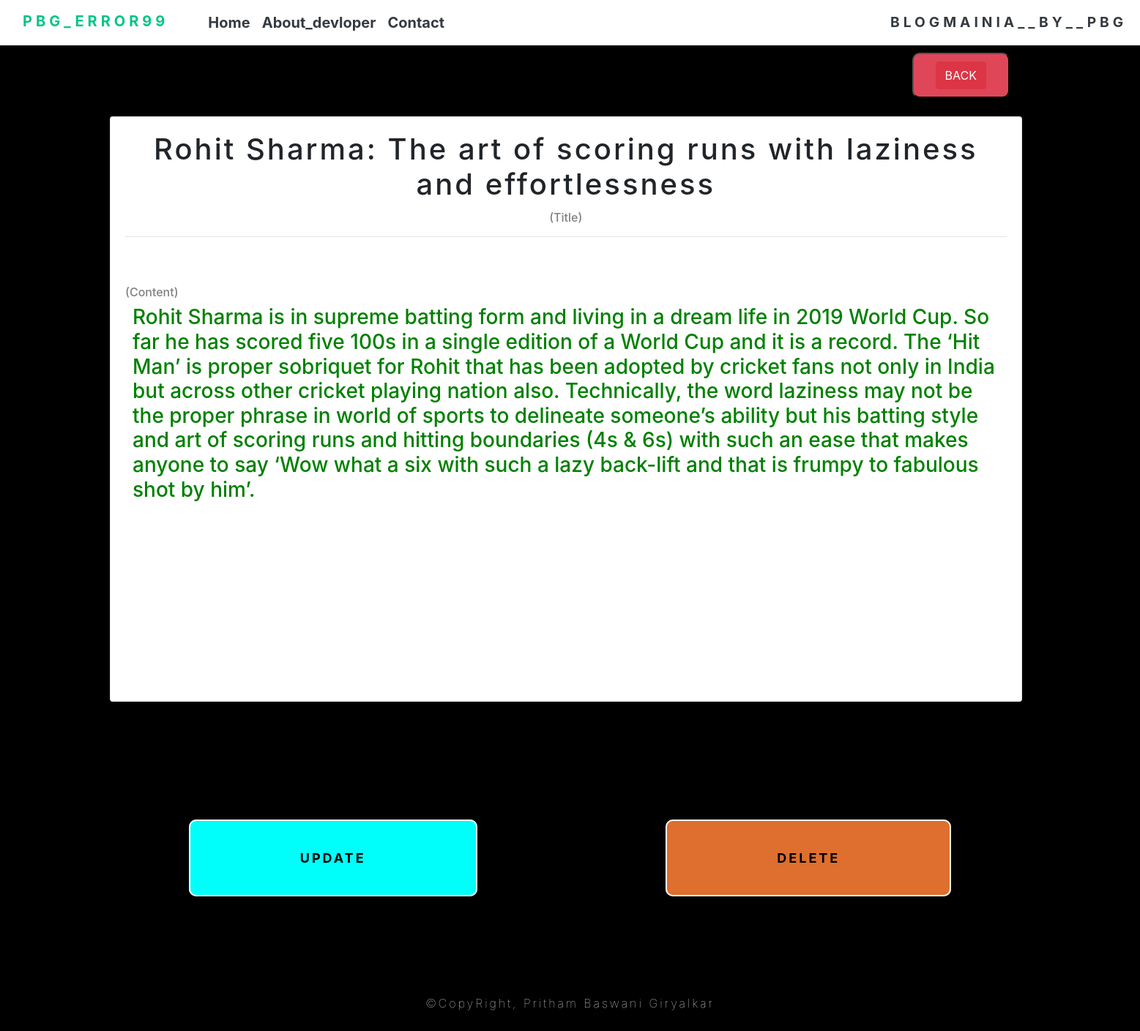
Screenshot of /blog/32 with the database file from the repository.
### blog/models.py (models this page shows, shortened)
class Article(models.Model):
    title = models.CharField(max_length=120)
    content = models.TextField()
    active = models.BooleanField(default = True)

### blog/views.py (the view)
# urls.py: path('<int:id>', ArticleDetailView.as_view() , name = 'article-detail'),
class ArticleDetailView(DetailView):
    template_name = 'articles/article_detail.html'
    def get_object(self):
        id_ = self.kwargs.get('id')
        return get_object_or_404(Article , id=id_)

### template/articles/article_detail.html (shortened to what this page needs)
{% extends 'home.html' %}
{% block content %}
<div class="container-20">
    <form action="../">
        <button class="btn-back">
            <input type="submit" value="BACK" class="btn btn-danger">
        </button>
    </form>
    <div class="card" style="width: 80vw; height: 100vh;">
        <div class="card-body">
            <h1 class="card-title" style="letter-spacing: 3px;">{{ object.title }}</h1>
            <h6 class="card-title" style="color: grey;">(Title)</h6>
            <hr>
            <h6 class="card-t" style="color: grey;">(Content)</h6>
            <h3 class="card-text">{{ object.content }}</h3>
        </div>
    </div>
    <div class="buttons">
        <div>
            <div class="but">
                <a href="/blog/{{ object.id }}/update" class="yepseclass noways">UPDATE</a><br>
            </div>
        </div>
        <div>
            <div class="but">
                <a href="/blog/{{ object.id }}/delete" class="yepseclass ">DELETE</a><br>
            </div>
        </div>
    </div>
</div>
<p class="foot">©CopyRight, Pritham Baswani Giryalkar </p>
{% endblock %}

### template/articles/article_detail.html (style rules this page uses)
body { background-color: black; }
.container-20 { width: 100vw; }
.card { margin-left: 150px; margin-top: 25px; }
.card-text { color: green; }
.card-title { text-align: center; }
.card-t { padding-top: 50px; }
.card-text { padding: 0px 10px; height: 70vh; }
.foot { text-align: center; background-color: black; color: white; margin-top: 0px; padding-top: 0px; padding-bottom: 10px; font-weight: 50; letter-spacing: 3px; animation: Foot 3s linear 0s infinite alternate; }
.btn-back { margin-top: 10px; padding: 10px; border-radius: 10px; padding-left: 30px; padding-right: 30px; margin-left: 80vw; background-color: rgb(223, 71, 89); color: black; }
.buttons { margin-top: 200px; width: 100vw; height: 200px; display: flex; flex-direction: row; justify-content: space-evenly; }
.yepseclass { background-color: rgb(222, 111, 46); border-radius: 10px; padding: 40px 150px; text-decoration: none; color: black; font-size: large; font-weight: bold; border: 2px solid white; letter-spacing: 3px; }
.noways { background-color: rgb(0, 255, 251); }

### rows the page displays
Article: title "Rohit Sharma: The art of scoring runs with laziness and effortlessness", content "Rohit Sharma is in supreme batting form and living in a dream life in 2019 World Cup. So far he has scored five 100s in a single edition of a World Cup and it is a record. The ‘Hit Man’ is proper sobriquet for Rohit that has been adopted by cricket fans not only in India but across other cricket playing nation also. Technically, the word laziness may not be the proper phrase in world of sports to delineate someone’s ability but his batting style and art of scoring runs and hitting boundaries (4s & 6s) with such an ease that makes anyone to say ‘Wow what a six with such a lazy back-lift and that is frumpy to fabulous shot by him’."
